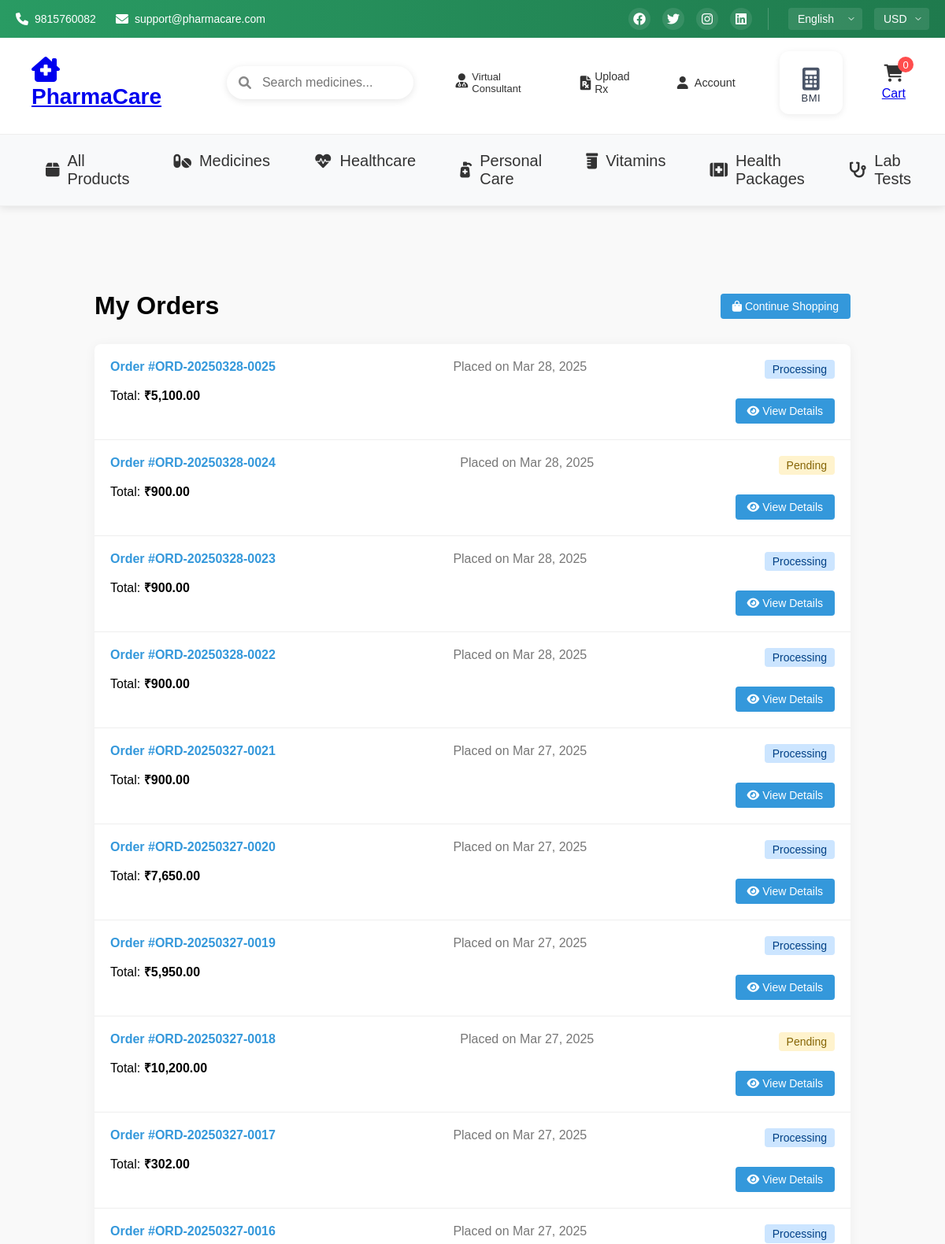
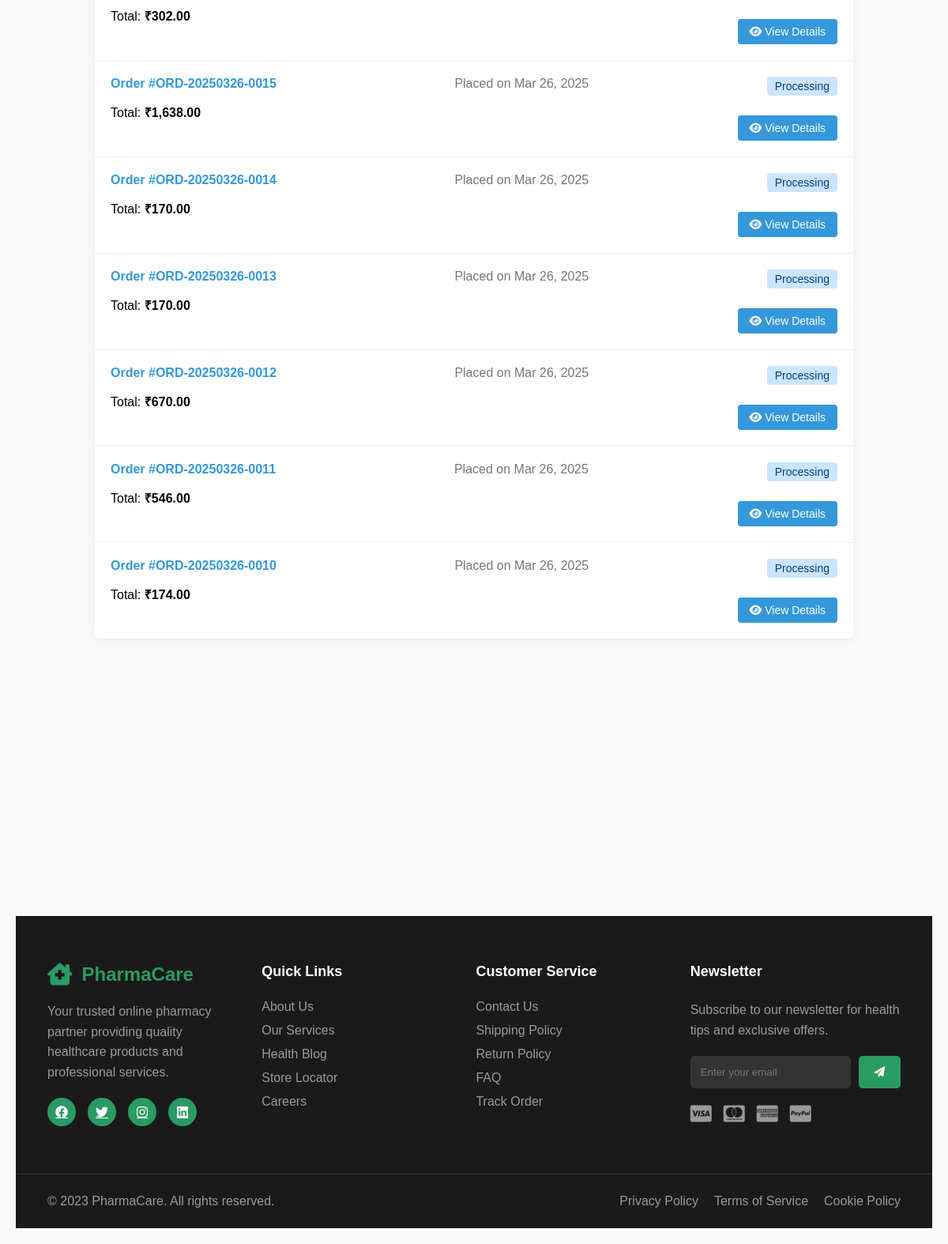
The page /frontend/order1.php (signed in) on the database its author committed (2 pictures, top to bottom).
### tables this page shows
CREATE TABLE `orders` (
  `id` int(11) NOT NULL,
  `user_id` int(11) DEFAULT NULL,
  `order_number` varchar(50) NOT NULL,
  `total_amount` decimal(10,2) NOT NULL,
  `shipping_fee` decimal(10,2) NOT NULL,
  `payment_method` varchar(20) NOT NULL,
  `payment_details` varchar(255) DEFAULT NULL,
  `status` varchar(20) NOT NULL DEFAULT 'pending',
  `created_at` timestamp NOT NULL DEFAULT current_timestamp(),
  `name` varchar(100) NOT NULL,
  `email` varchar(100) NOT NULL,
  `phone` varchar(20) NOT NULL,
  `address` text NOT NULL,
  `payment_status` varchar(20) DEFAULT 'pending',
  `pidx` varchar(100) DEFAULT NULL
);

### frontend/order1.php (the view, shortened to what this page needs)
<?php
require '../includes/config.php';
$user_id = $_SESSION['user_id'];
$orders = [];
$stmt = $conn->prepare("SELECT
    id, order_number, total_amount, status, created_at
    FROM orders
    WHERE user_id = ?
    ORDER BY created_at DESC");
$stmt->bind_param("i", $user_id);
$stmt->execute();
$result = $stmt->get_result();
while ($row = $result->fetch_assoc()) {
    $orders[] = $row;
}
?>
<!DOCTYPE html>
<html lang="en">
<head>
    <link rel="stylesheet" href="../assets/css/pharmacy.css">
    <link rel="stylesheet" href="https://cdnjs.cloudflare.com/ajax/libs/font-awesome/6.0.0/css/all.min.css">
</head>
<body>
    <?php include '../includes/header.php'; ?>
    <div class="orders-container">
        <div class="orders-header">
            <h1>My Orders</h1>
            <a href="../Dasboard/products.php" class="btn-view">
                <i class="fas fa-shopping-bag"></i> Continue Shopping
            </a>
        </div>
        <?php if (empty($orders)): ?>
            <div class="empty-orders">
                <div class="empty-orders-icon">
                    <i class="fas fa-clipboard-list"></i>
                </div>
                <h3>No orders yet</h3>
                <p>You haven't placed any orders with us yet.</p>
                <a href="../Dasboard/products.php" class="btn-view" style="margin-top: 20px;">
                    <i class="fas fa-shopping-bag"></i> Browse Products
                </a>
            </div>
        <?php else: ?>
            <div class="orders-list">
                <?php foreach ($orders as $order): ?>
                    <div class="order-card">
                        <div class="order-card-header">
                            <span class="order-number">Order #<?php echo htmlspecialchars($order['order_number']); ?></span>
                            <span class="order-date">Placed on <?php echo date('M j, Y', strtotime($order['created_at'])); ?></span>
                            <span class="order-status status-<?php echo $order['status']; ?>">
                                <?php echo ucfirst($order['status']); ?>
                            </span>
                        </div>
                        <div class="order-details">
                            <span>Total: <span class="order-amount">₹<?php echo number_format($order['total_amount'], 2); ?></span></span>
                            <div class="order-actions">
                                <a href="../frontend/order_success.php?id=<?php echo $order['id']; ?>" class="btn-view">
                                    <i class="fas fa-eye"></i> View Details
                                </a>
                            </div>
                        </div>
                    </div>
                <?php endforeach; ?>
            </div>
        <?php endif; ?>
    </div>
    <?php include '../includes/footer.php'; ?>
</body>
</html>

### assets/css/pharmacy.css (style rules this page uses)
* { margin: 0; padding: 0; box-sizing: border-box; font-family: 'Poppins', sans-serif; }
body { min-height: 100vh; background: #f8f9fa; }

### frontend/order1.php (style rules this page uses)
.orders-container { max-width: 1000px; margin: 350px auto; padding: 0 20px; }
.orders-header { margin-bottom: 30px; display: flex; justify-content: space-between; align-items: center; }
.orders-list { background: #fff; border-radius: 8px; box-shadow: 0 2px 15px rgba(0,0,0,0.05); overflow: hidden; }
.order-card { padding: 20px; border-bottom: 1px solid #eee; transition: background 0.2s; }
.order-card-header { display: flex; justify-content: space-between; margin-bottom: 10px; flex-wrap: wrap; }
.order-number { font-weight: 600; color: #3498db; }
.order-date { color: #777; }
.order-status { padding: 4px 10px; border-radius: 4px; font-size: 14px; font-weight: 500; }
.status-pending { background: #fff3cd; color: #856404; }
.status-processing { background: #cce5ff; color: #004085; }
.order-details { display: flex; justify-content: space-between; margin-top: 10px; }
.order-amount { font-weight: 600; }
.order-actions { margin-top: 15px; }
.btn-view { padding: 8px 15px; background: #3498db; color: white; border-radius: 4px; text-decoration: none; font-size: 14px; display: inline-block; }

### frontend/search.php (style rules this page uses)
body { font-family: Arial, sans-serif; background: #f9f9f9; padding: 20px; }

### rows shown on the page
orders: order_number "ORD-20250328-0025", created_at "Mar 28, 2025", status "Processing", total_amount "5,100.00"
orders: order_number "ORD-20250328-0024", created_at "Mar 28, 2025", status "Pending", total_amount "900.00"
orders: order_number "ORD-20250328-0023", created_at "Mar 28, 2025", status "Processing", total_amount "900.00"
orders: order_number "ORD-20250328-0022", created_at "Mar 28, 2025", status "Processing", total_amount "900.00"
orders: order_number "ORD-20250327-0021", created_at "Mar 27, 2025", status "Processing", total_amount "900.00"
orders: order_number "ORD-20250327-0020", created_at "Mar 27, 2025", status "Processing", total_amount "7,650.00"
orders: order_number "ORD-20250327-0019", created_at "Mar 27, 2025", status "Processing", total_amount "5,950.00"
orders: order_number "ORD-20250327-0018", created_at "Mar 27, 2025", status "Pending", total_amount "10,200.00"
orders: order_number "ORD-20250327-0017", created_at "Mar 27, 2025", status "Processing", total_amount "302.00"
orders: order_number "ORD-20250327-0016", created_at "Mar 27, 2025", status "Processing", total_amount "302.00"
orders: order_number "ORD-20250326-0015", created_at "Mar 26, 2025", status "Processing", total_amount "1,638.00"
orders: order_number "ORD-20250326-0014", created_at "Mar 26, 2025", status "Processing", total_amount "170.00"
orders: order_number "ORD-20250326-0013", created_at "Mar 26, 2025", status "Processing", total_amount "170.00"
orders: order_number "ORD-20250326-0012", created_at "Mar 26, 2025", status "Processing", total_amount "670.00"
orders: order_number "ORD-20250326-0011", created_at "Mar 26, 2025", status "Processing", total_amount "546.00"
orders: order_number "ORD-20250326-0010", created_at "Mar 26, 2025", status "Processing", total_amount "174.00"
